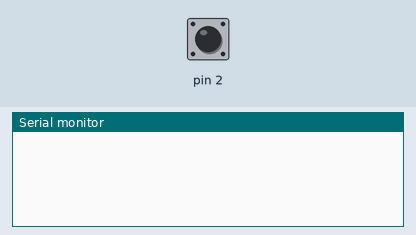
Recording of a program running on a simulated Arduino Micro, built with avr-gcc and run on an emulated ATmega32U4. On the bench: the last lines printed to the serial monitor. Inputs (shaded band) come from the test bench; at power-on: pin 2 HIGH.

Above: at 1.2 s.
1.3 s: pin 2 pulled LOW for 0.15 s
At 1.43 s:
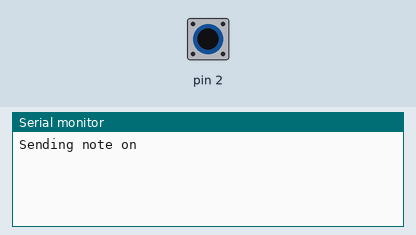
At 2.3 s:
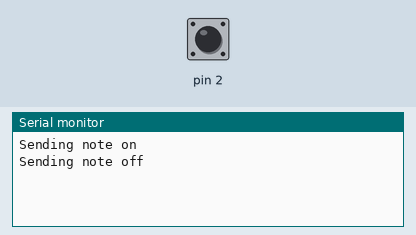

Measured:
- after the input at 1.3 s, the serial monitor: prints a new line at once (image 1)

The program:

main.cpp
```cpp
/*
 * MIDIUSB_test.ino
 *
 * Created: 4/6/2015 10:47:08 AM
 * Author: gurbrinder grewal
 * Modified by Arduino LLC (2015)
 */

#include "MIDIUSB.h"

// First parameter is the event type (0x09 = note on, 0x08 = note off).
// Second parameter is note-on/note-off, combined with the channel.
// Channel can be anything between 0-15. Typically reported to the user as 1-16.
// Third parameter is the note number (48 = middle C).
// Fourth parameter is the velocity (64 = normal, 127 = fastest).

void noteOn(byte channel, byte pitch, byte velocity) {
  midiEventPacket_t noteOn = {0x09, 0x90 | channel, pitch, velocity};
  MidiUSB.sendMIDI(noteOn);
}

void noteOff(byte channel, byte pitch, byte velocity) {
  midiEventPacket_t noteOff = {0x08, 0x80 | channel, pitch, velocity};
  MidiUSB.sendMIDI(noteOff);
}

void setup() {
  Serial.begin(115200);

  pinMode(2, INPUT_PULLUP);

}

// First parameter is the event type (0x0B = control change).
// Second parameter is the event type, combined with the channel.
// Third parameter is the control number number (0-119).
// Fourth parameter is the control value (0-127).

void controlChange(byte channel, byte control, byte value) {
  midiEventPacket_t event = {0x0B, 0xB0 | channel, control, value};
  MidiUSB.sendMIDI(event);
}

bool isOn = false;

void loop() {


  if (digitalRead(2) == HIGH && isOn) {
    Serial.println("Sending note off");
    noteOff(1, 48, 64);  // Channel 0, middle C, normal velocity
    MidiUSB.flush();
    isOn = false;
  } else if (digitalRead(2) == LOW && !isOn) {
    Serial.println("Sending note on");
    noteOn(1, 48, 64);   // Channel 0, middle C, normal velocity
    MidiUSB.flush();
    isOn = true;
  }


  // controlChange(0, 10, 65); // Set the value of controller 10 on channel 0 to 65
}
```
